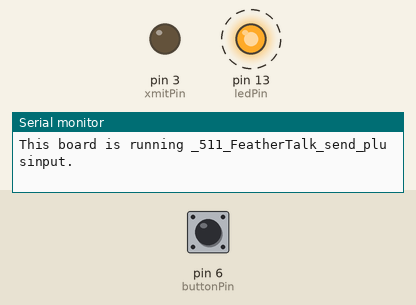
Recording of a sketch running on a simulated Arduino Uno, built with avr-gcc and run on an emulated ATmega328P. On the bench: output pins drawn as LEDs (lit = HIGH), the last lines printed to the serial monitor. Dashed ring = blinking. The test bench sets the inputs (shaded band); at power-on: pin 6 (buttonPin) HIGH.

Above: at 4.8 s.
4.9 s: pin 6 (buttonPin) pulled LOW for 2.35 s
At 6.12 s:
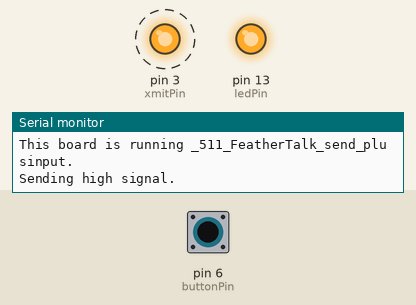
At 9.3 s:
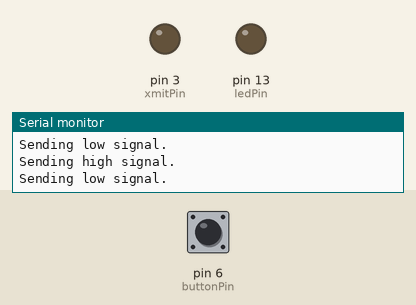
Timing chart, 0 to 14.7 s (numbered marks = the images above; inputs shaded):
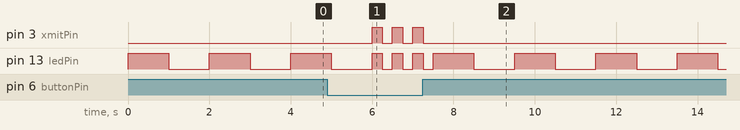

The sketch:

_511_FeatherTalk_send_plusinput.ino
```cpp
/*
  Code to demonstrate sending a signal from an Adafruit Feather
  using a button to detect user input.

  If the button is pressed, an alternating HIGH and LOW signal
  is sent out over the xmitPin every 250ms and the onboard
  LED flashes.

  B. Craft 11.28.18
*/

// variables to keep track of things
const int ledPin = 13;
const int xmitPin = 3;
const int buttonPin = 6;
int state = HIGH;

// the setup function runs once when you press reset or power up the board

void setup() {
  // put your setup code here, to run once:
  Serial.begin(9600);
  Serial.println("This board is running _511_FeatherTalk_send_plusinput.");
  // initialize ledPin as an output
  pinMode(ledPin, OUTPUT);
  // initialize xmitPin as an output
  pinMode(xmitPin, OUTPUT);
  // Initialize buttonPin as an output:
  // INPUT_PULLUP is a way of detecting button presses
  // without any additional components in the circuit.
  // To detect a button press, wire up a button between
  // the buttonPin and GND. If the button is pressed
  // the buttonPin will register LOW when you use
  // the digitalRead() function.
  pinMode(buttonPin, INPUT_PULLUP);
  digitalWrite(ledPin, LOW);
}

// the loop function runs over and over again forever

void loop() {
  state = digitalRead(buttonPin);
  if (state == LOW) {
    sendSignal();
  } else {
    awaitingInput();
  }
}

// This function sends an alternating HIGH and LOW signal
// over the xmitPin every 250ms flashes and the onboard LED.

void sendSignal() {
  Serial.println("Sending high signal.");
  digitalWrite(ledPin, HIGH);   // turn the LED on (HIGH is the voltage level)
  digitalWrite(xmitPin, HIGH);   // transmit HIGH signal
  delay(250);                  // wait for a quarter second
  Serial.println("Sending low signal.");
  digitalWrite(ledPin, LOW);    // turn the LED off by making the voltage LOW
  digitalWrite(xmitPin, LOW);  // transmit LOW signal
  delay(250);
}

void awaitingInput(){
  digitalWrite(ledPin, HIGH);   // turn the LED on
  delay(1000);                  // wait for a second
  digitalWrite(ledPin, LOW);    // turn the LED off by making the voltage LOW
  delay(1000);

}
```

Measured:
- after the input at 4.9 s, pin 3 (xmitPin): alternates HIGH for 0.25 s and LOW for 0.25 s, 6 changes in all, then stays LOW, starting after 1.1 s
